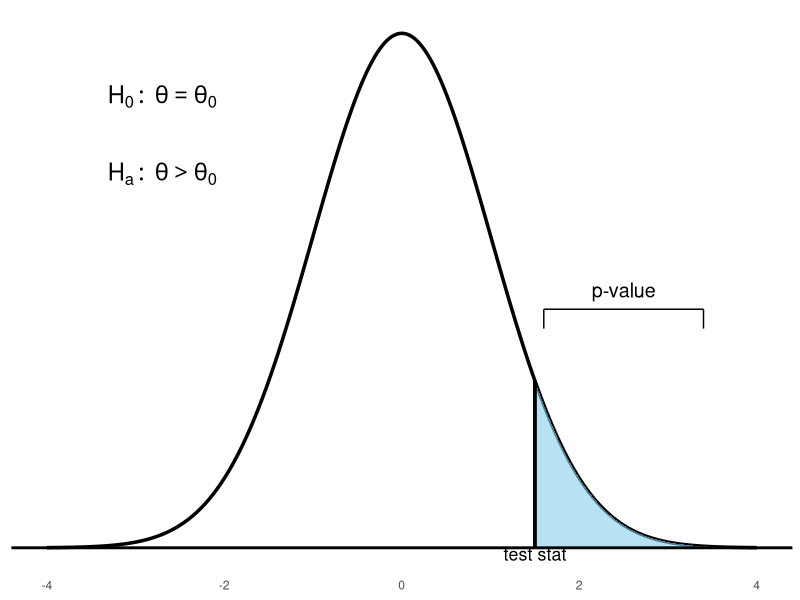
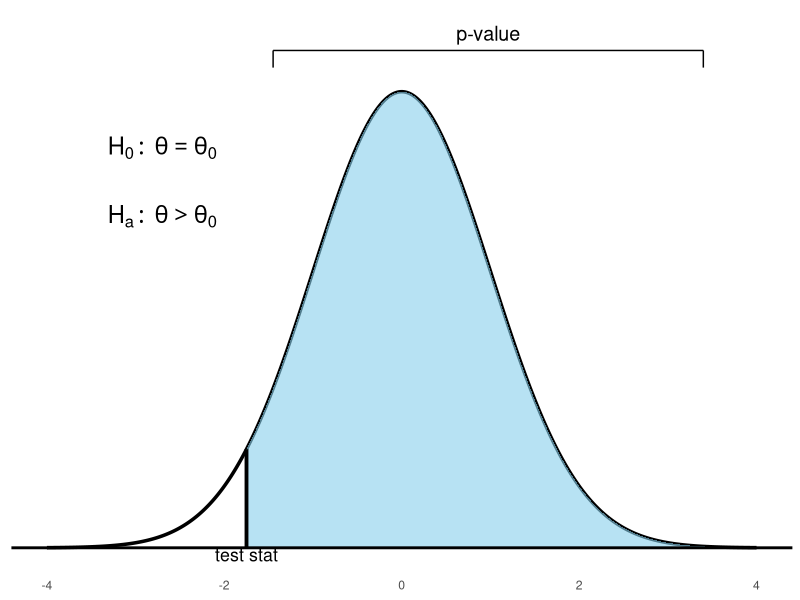
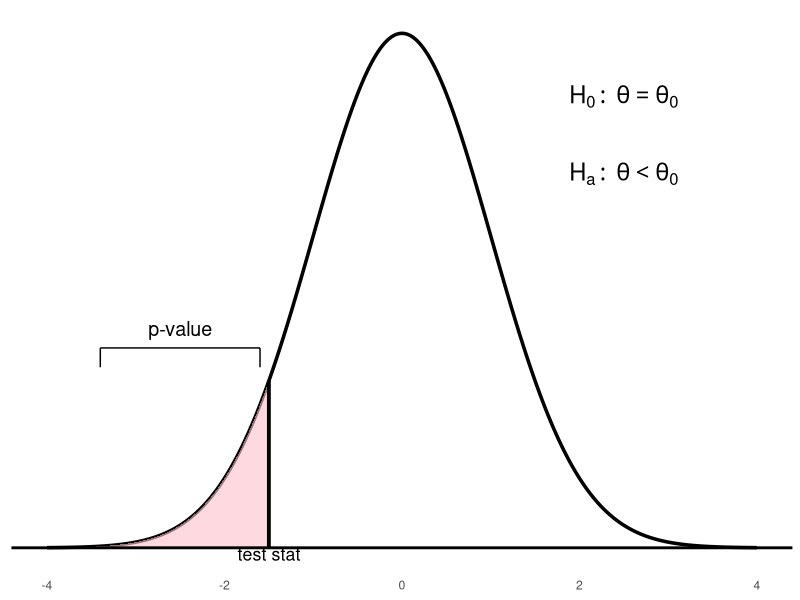
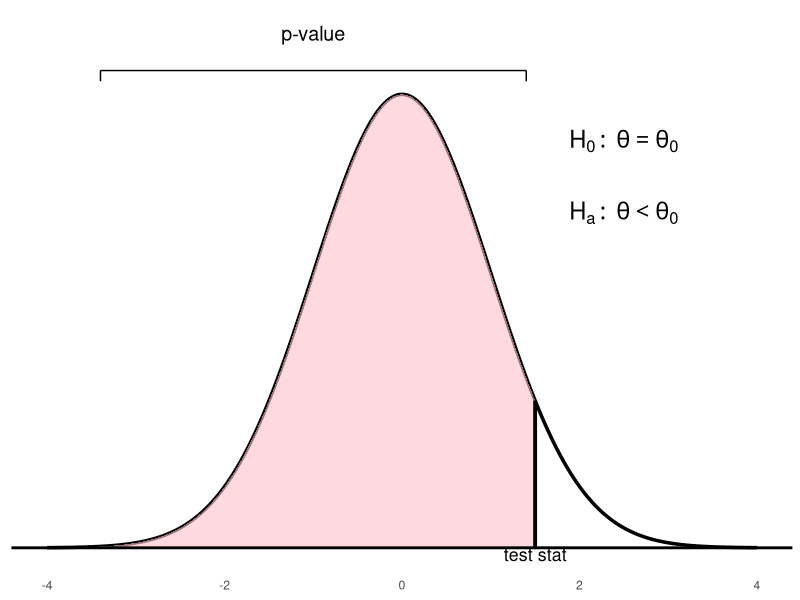
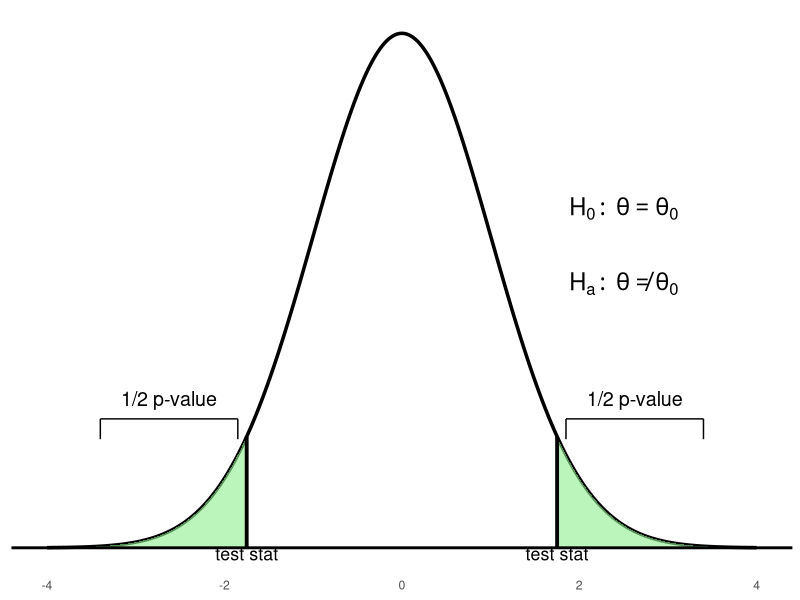
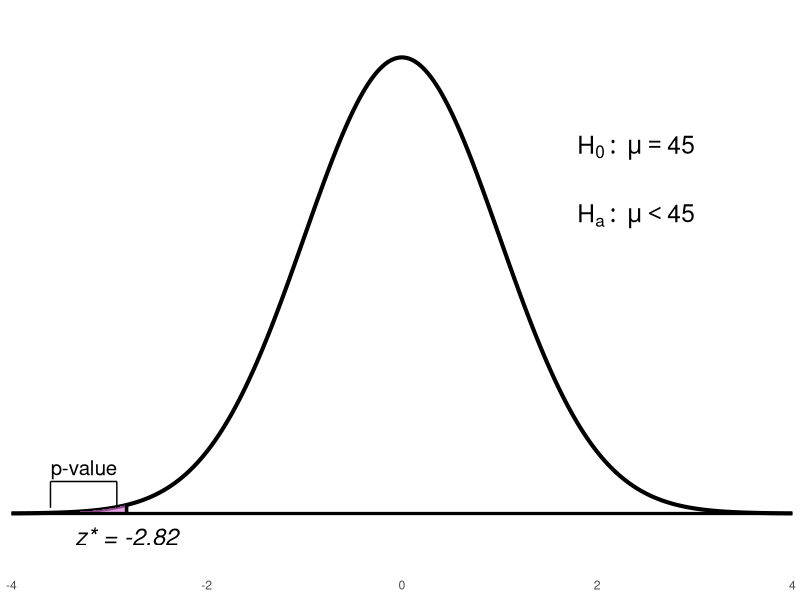
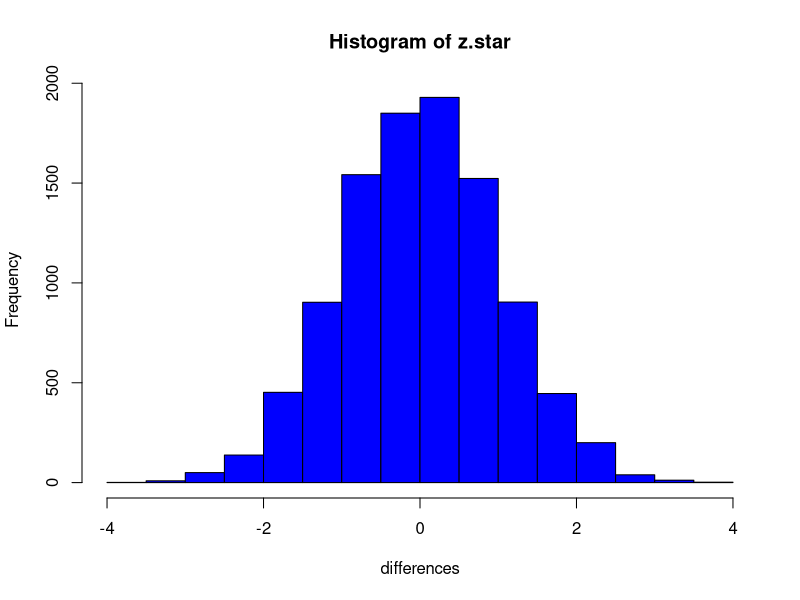
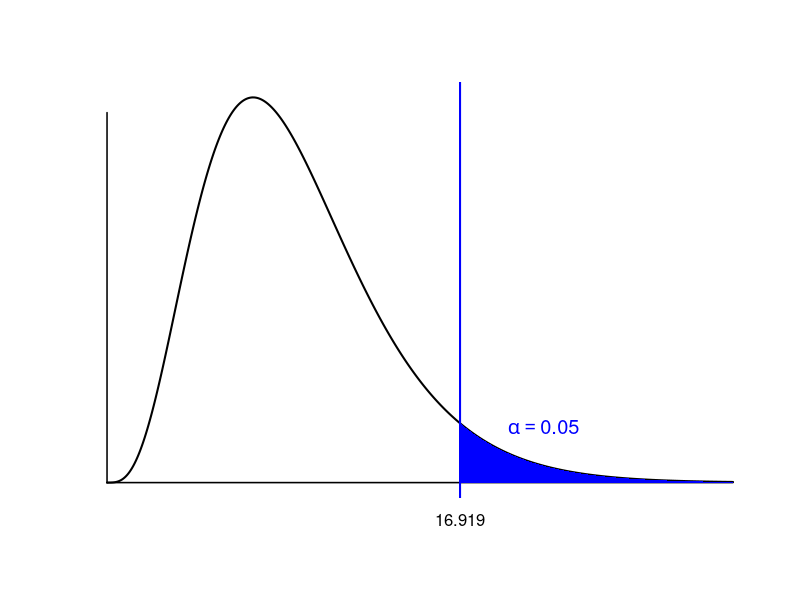

These figures' R source, in order:
## ---- chunk 1

library(ggplot2)

# --- First Plot: Standard blue bracket lower ---
x <- seq(-4, 4, length = 1000)
y <- dnorm(x)
test_stat <- 1.5
p_x <- seq(test_stat, 4, length = 500)
p_y <- dnorm(p_x)
x_left <- test_stat + 0.1
x_right <- 3.4
y_top <- 0.2
y_mid <- 0.185
y_bot <- 0.17

p1 <- ggplot() +
  geom_line(aes(x, y), color = "black", size = 1.2) +
  geom_area(aes(x = p_x, y = p_y), fill = "skyblue", alpha = 0.6) +
  geom_hline(yintercept = 0, color = "black", linewidth = 1) +
  geom_segment(aes(x = test_stat, xend = test_stat, y = 0, yend = dnorm(test_stat)),
               color = "black", linewidth = 1.3) +
  geom_segment(aes(x = x_left, xend = x_left, y = y_bot, yend = y_mid), color = "black") +
  geom_segment(aes(x = x_left, xend = x_right, y = y_mid, yend = y_mid), color = "black") +
  geom_segment(aes(x = x_right, xend = x_right, y = y_mid, yend = y_bot), color = "black") +
  annotate("text", x = (x_left + x_right)/2, y = y_top, label = "p-value", size = 5) +
  annotate("text", x = -2.7, y = 0.35, label = "H[0]:~theta==theta[0]", parse = TRUE, size = 6) +
  annotate("text", x = -2.7, y = 0.29, label = "H[a]:~theta > theta[0]", parse = TRUE, size = 6) +
  annotate("text", x = test_stat, y = 0.005, label = "test stat", size = 4.5, vjust = 1.5) +
  theme_minimal() +
  labs(x = NULL, y = NULL) +
  theme(axis.text.y = element_blank(),
        axis.ticks.y = element_blank(),
        panel.grid = element_blank())

print(p1)

# --- Second Plot: Blue with widest shading and highest bracket ---
y <- dnorm(x)
test_stat <- -1.75
p_x <- seq(test_stat, 4, length = 500)
p_y <- dnorm(p_x)
x_left <- test_stat + 0.3
x_right <- 3.4
y_top <- 0.45
y_mid <- 0.435
y_bot <- 0.42

p2 <- ggplot() +
  geom_line(aes(x, y), color = "black", size = 1.2) +
  geom_area(aes(x = p_x, y = p_y), fill = "skyblue", alpha = 0.6) +
  geom_hline(yintercept = 0, color = "black", linewidth = 1) +
  geom_segment(aes(x = test_stat, xend = test_stat, y = 0, yend = dnorm(test_stat)),
               color = "black", linewidth = 1.3) +
  geom_segment(aes(x = x_left, xend = x_left, y = y_bot, yend = y_mid), color = "black") +
  geom_segment(aes(x = x_left, xend = x_right, y = y_mid, yend = y_mid), color = "black") +
  geom_segment(aes(x = x_right, xend = x_right, y = y_mid, yend = y_bot), color = "black") +
  annotate("text", x = (x_left + x_right)/2, y = y_top, label = "p-value", size = 5) +
  annotate("text", x = -2.7, y = 0.35, label = "H[0]:~theta==theta[0]", parse = TRUE, size = 6) +
  annotate("text", x = -2.7, y = 0.29, label = "H[a]:~theta > theta[0]", parse = TRUE, size = 6) +
  annotate("text", x = test_stat, y = 0.005, label = "test stat", size = 4.5, vjust = 1.5) +
  theme_minimal() +
  labs(x = NULL, y = NULL) +
  theme(axis.text.y = element_blank(),
        axis.ticks.y = element_blank(),
        panel.grid = element_blank())

print(p2)
## ---- chunk 2

# First plot (lower pink bracket)
library(ggplot2)
x <- seq(-4, 4, length = 1000)
y <- dnorm(x)
test_stat <- -1.5
p_x <- seq(-4, test_stat, length = 500)
p_y <- dnorm(p_x)
x_left <- -3.4
x_right <- test_stat - 0.1
y_top <- 0.17
y_mid <- 0.155
y_bot <- 0.14
p1 <- ggplot() +
  geom_line(aes(x, y), color = "black", linewidth = 1.2) +
  geom_area(aes(x = p_x, y = p_y), fill = "pink", alpha = 0.6) +
  geom_hline(yintercept = 0, color = "black", linewidth = 1) +
  geom_segment(aes(x = test_stat, xend = test_stat, y = 0, yend = dnorm(test_stat)), color = "black", linewidth = 1.3) +
  geom_segment(aes(x = x_left, xend = x_left, y = y_bot, yend = y_mid), color = "black") +
  geom_segment(aes(x = x_left, xend = x_right, y = y_mid, yend = y_mid), color = "black") +
  geom_segment(aes(x = x_right, xend = x_right, y = y_mid, yend = y_bot), color = "black") +
  annotate("text", x = (x_left + x_right) / 2, y = y_top, label = "p-value", size = 5) +
  annotate("text", x = 2.5, y = 0.35, label = "H[0]:~theta==theta[0]", parse = TRUE, size = 6) +
  annotate("text", x = 2.5, y = 0.29, label = "H[a]:~theta < theta[0]", parse = TRUE, size = 6) +
  annotate("text", x = test_stat, y = 0.005, label = "test stat", size = 4.5, vjust = 1.5) +
  theme_minimal() +
  labs(x = NULL, y = NULL) +
  theme(axis.text.y = element_blank(), axis.ticks.y = element_blank(), panel.grid = element_blank())

print(p1)

# Second plot (curve slightly higher, bracket above)
y <- dnorm(x) * 0.95
test_stat <- 1.5
p_x <- seq(-4, test_stat, length = 500)
p_y <- dnorm(p_x) * 0.95
x_left <- -3.4
x_right <- test_stat - 0.1
y_top <- 0.43
y_mid <- 0.3989
y_bot <- 0.39
p2 <- ggplot() +
  geom_line(aes(x, y), color = "black", linewidth = 1.2) +
  geom_area(aes(x = p_x, y = p_y), fill = "pink", alpha = 0.6) +
  geom_hline(yintercept = 0, color = "black", linewidth = 1) +
  geom_segment(aes(x = test_stat, xend = test_stat, y = 0, yend = dnorm(test_stat) * 0.95), color = "black", linewidth = 1.3) +
  geom_segment(aes(x = x_left, xend = x_left, y = y_bot, yend = y_mid), color = "black") +
  geom_segment(aes(x = x_left, xend = x_right, y = y_mid, yend = y_mid), color = "black") +
  geom_segment(aes(x = x_right, xend = x_right, y = y_mid, yend = y_bot), color = "black") +
  annotate("text", x = (x_left + x_right) / 2, y = y_top, label = "p-value", size = 5) +
  annotate("text", x = 2.5, y = 0.34, label = "H[0]:~theta==theta[0]", parse = TRUE, size = 6) +
  annotate("text", x = 2.5, y = 0.28, label = "H[a]:~theta < theta[0]", parse = TRUE, size = 6) +
  annotate("text", x = test_stat, y = 0.005, label = "test stat", size = 4.5, vjust = 1.5) +
  theme_minimal() +
  labs(x = NULL, y = NULL) +
  theme(axis.text.y = element_blank(), axis.ticks.y = element_blank(), panel.grid = element_blank())

print(p2)
## ---- chunk 3
library(ggplot2)

# Generate bell curve
x <- seq(-4, 4, length = 1000)
y <- dnorm(x) * 0.95

# Test statistics for two tails
left_stat <- -1.75
right_stat <- 1.75

# Shaded green tail areas
p_x_left <- seq(-4, left_stat, length = 300)
p_y_left <- dnorm(p_x_left) * 0.95
p_x_right <- seq(right_stat, 4, length = 300)
p_y_right <- dnorm(p_x_right) * 0.95

# Bracket height - slightly higher than previous "blue" reference
y_top <- 0.11
y_mid <- 0.095
y_bot <- 0.08

# Bracket horizontal positions
x_l1 <- -3.4
x_l2 <- left_stat - 0.1
x_r1 <- right_stat + 0.1
x_r2 <- 3.4

# Create plot
p <- ggplot() +
  geom_line(aes(x, y), color = "black", linewidth = 1.2) +
  geom_area(aes(x = p_x_left, y = p_y_left), fill = "lightgreen", alpha = 0.6) +
  geom_area(aes(x = p_x_right, y = p_y_right), fill = "lightgreen", alpha = 0.6) +
  geom_hline(yintercept = 0, color = "black", linewidth = 1) +
  geom_segment(aes(x = left_stat, xend = left_stat, y = 0, yend = dnorm(left_stat) * 0.95),
               color = "black", linewidth = 1.3) +
  geom_segment(aes(x = right_stat, xend = right_stat, y = 0, yend = dnorm(right_stat) * 0.95),
               color = "black", linewidth = 1.3) +

  # Left bracket
  geom_segment(aes(x = x_l1, xend = x_l1, y = y_bot, yend = y_mid), color = "black") +
  geom_segment(aes(x = x_l1, xend = x_l2, y = y_mid, yend = y_mid), color = "black") +
  geom_segment(aes(x = x_l2, xend = x_l2, y = y_mid, yend = y_bot), color = "black") +
  annotate("text", x = (x_l1 + x_l2)/2, y = y_top, label = "1/2 p-value", size = 5) +

  # Right bracket
  geom_segment(aes(x = x_r1, xend = x_r1, y = y_bot, yend = y_mid), color = "black") +
  geom_segment(aes(x = x_r1, xend = x_r2, y = y_mid, yend = y_mid), color = "black") +
  geom_segment(aes(x = x_r2, xend = x_r2, y = y_mid, yend = y_bot), color = "black") +
  annotate("text", x = (x_r1 + x_r2)/2, y = y_top, label = "1/2 p-value", size = 5) +

  # Hypotheses on the right
  annotate("text", x = 2.5, y = 0.25, label = "H[0]:~theta==theta[0]", parse = TRUE, size = 6) +
  annotate("text", x = 2.5, y = 0.195, label = "H[a]:~theta != theta[0]", parse = TRUE, size = 6) +
  annotate("text", x = left_stat, y = 0.005, label = "test stat", size = 4.5, vjust = 1.5) +
  annotate("text", x = right_stat, y = 0.005, label = "test stat", size = 4.5, vjust = 1.5) +

  # Style
  theme_minimal() +
  labs(x = NULL, y = NULL) +
  theme(
    axis.text.y = element_blank(),
    axis.ticks.y = element_blank(),
    panel.grid = element_blank()
  )
# PRINT the plot
p
## ---- chunk 4
library(ggplot2)

# Normal curve data
x <- seq(-4, 4, length = 1000)
y <- dnorm(x)

# Shaded left-tail region
test_stat <- -2.82
p_x <- seq(-4, test_stat, length = 500)
p_y <- dnorm(p_x)

# Bracket near pink area
x_left <- -3.6
x_right <- test_stat - 0.1
y_bot <- 0.005
y_mid <- 0.028
y_top <- 0.04

# Build plot
p <- ggplot() +
  geom_line(aes(x, y), color = "black", linewidth = 1.4) +
  geom_area(aes(x = p_x, y = p_y), fill = "orchid", alpha = 0.65) +
  geom_hline(yintercept = 0, color = "black", linewidth = 1.1) +

  # Test statistic line and label
  geom_segment(aes(x = test_stat, xend = test_stat, y = 0, yend = dnorm(test_stat)), 
               color = "black", linewidth = 1.2) +
  annotate("text", x = test_stat, y = -0.02, label = "z* = -2.82", size = 6, fontface = "italic") +

  # Bracket and p-value label
  geom_segment(aes(x = x_left, xend = x_left, y = y_bot, yend = y_mid), color = "black") +
  geom_segment(aes(x = x_left, xend = x_right, y = y_mid, yend = y_mid), color = "black") +
  geom_segment(aes(x = x_right, xend = x_right, y = y_mid, yend = y_bot), color = "black") +
  annotate("text", x = (x_left + x_right)/2, y = y_top, label = "p-value", size = 5.2) +

  # Hypotheses
  annotate("text", x = 2.4, y = 0.32, label = "H[0]:~mu==45", parse = TRUE, size = 6.2) +
  annotate("text", x = 2.4, y = 0.26, label = "H[a]:~mu < 45", parse = TRUE, size = 6.2) +

  # Axes
  scale_x_continuous(breaks = c(-4, -2, 0, 2, 4), limits = c(-4, 4), expand = c(0, 0)) +
  scale_y_continuous(limits = c(-0.03, 0.42)) +

  theme_minimal() +
  labs(x = NULL, y = NULL) +
  theme(
    axis.text.y = element_blank(),
    axis.ticks = element_blank(),
    panel.grid = element_blank()
  )

p
## ---- chunk 5
n <- 10
mu.zero <- 0
sigma <- 1
sigma.xbar <- sigma / sqrt(n)

# m = number of simulations;
m <- 10000
x.bar <- rnorm(m, mean = mu.zero, sd = sigma.xbar)

# z.star = test statistic;
z.star <- (x.bar - mu.zero) / sigma.xbar

# Create the histogram
hist(z.star, col = "blue", xlab = "differences", main = "Histogram of z.star")
## ---- chunk 6
# Parameters
df <- 9
alpha <- 0.05
x_crit <- qchisq(1 - alpha, df = df)

# Data
x <- seq(0, 30, length.out = 500)
y <- dchisq(x, df = df)

# Plot empty frame
plot(x, y, type = "n", xlab = "", ylab = "", axes = FALSE, main = "")

# Draw plain axes (no arrows)
segments(0, 0, 30, 0, lwd = 1.5)  # X-axis
segments(0, 0, 0, 0.1, lwd = 1.5) # Y-axis

# Draw density curve
lines(x, y, col = "black", lwd = 2)

# Shade rejection region
x_fill <- seq(x_crit, 30, length.out = 200)
y_fill <- dchisq(x_fill, df = df)
polygon(c(x_fill, rev(x_fill)), c(y_fill, rep(0, length(y_fill))),
        col = "blue", border = NA)

# Critical line
abline(v = x_crit, col = "blue", lwd = 2)

# Adjust label: lower position
text(x_crit, -0.01, "16.919", cex = 1, col = "black", xpd = TRUE)

# Alpha label, kept shifted right
text(x_crit + 4, 0.015, expression(alpha == 0.05), col = "blue", cex = 1.2)
## ---- chunk 7
# Recreate Group 1 data manually
success_group1 <- c(65, 66, 58, 70, 78, 53, 62, 64, 68, 69, 60, 67)  # 12 values


qqnorm(success_group1)
qqline(success_group1)
## ---- chunk 8
# Step 1: Recreate Group 2 data manually
success_group2 <- c(34, 40, 45, 46, 50, 42, 44, 48, 54, 49, 52, 53, 55, 60, 68)  # 15 values


qqnorm(success_group2)
qqline(success_group2)
## ---- chunk 9
# Create Group 1 and Group 2 manually
group1 <- c(65, 66, 58, 70, 78, 53, 62, 64, 68, 69, 60, 67)
group2 <- c(34, 40, 45, 46, 50, 42, 44, 48, 54, 49, 52, 53, 55, 60, 68)

# Combine into full dataset
Success_Index <- c(group1, group2)
Group <- c(rep(1, length(group1)), rep(2, length(group2)))


boxplot(Success_Index ~ Group, col = c("red", "blue"))
## ---- chunk 10
# Load required library
library(ggplot2)

# Step 1: Manually define data
group1 <- c(65, 66, 58, 70, 78, 53, 62, 64, 68, 69, 60, 67)
group2 <- c(34, 40, 45, 46, 50, 42, 44, 48, 54, 49, 52, 53, 55, 60, 68)
Success_Index <- c(group1, group2)
Group <- c(rep(1, length(group1)), rep(2, length(group2)))

# Step 2: Convert to data frame and factor
success <- data.frame(Success_Index, Group)
success$Group <- factor(success$Group)

# Step 3: Create and print plot
ggplot(success, aes(x = Group, y = Success_Index, fill = Group)) +
  geom_boxplot() +
  scale_x_discrete(labels = c("Interaction with Outsiders", "Fewer Interactions")) +
  labs(x = "Group", y = "Success Index") +
  theme_minimal()
## ---- chunk 11
# Step 1: Enter data
treatment <- c(24, 61, 59, 46, 43, 44, 52, 43, 58, 67, 62, 57,
               71, 49, 54, 43, 53, 57, 49, 56, 33)

# Step 2: Generate Q-Q plot
qqnorm(treatment, pch = 19, col = "red", main = "")
qqline(treatment, lty = 2, col = "blue")
## ---- chunk 12
# Step 1: Enter data
control <- c(42, 33, 46, 37, 43, 41, 10, 42, 55, 19, 17, 55,
             26, 54, 60, 28, 62, 20, 53, 48, 37, 85, 42)
# Step 2: Generate Q-Q plot
qqnorm(control, pch = 19, col = "red", main = "")
qqline(control, lty = 2, col = "blue")
